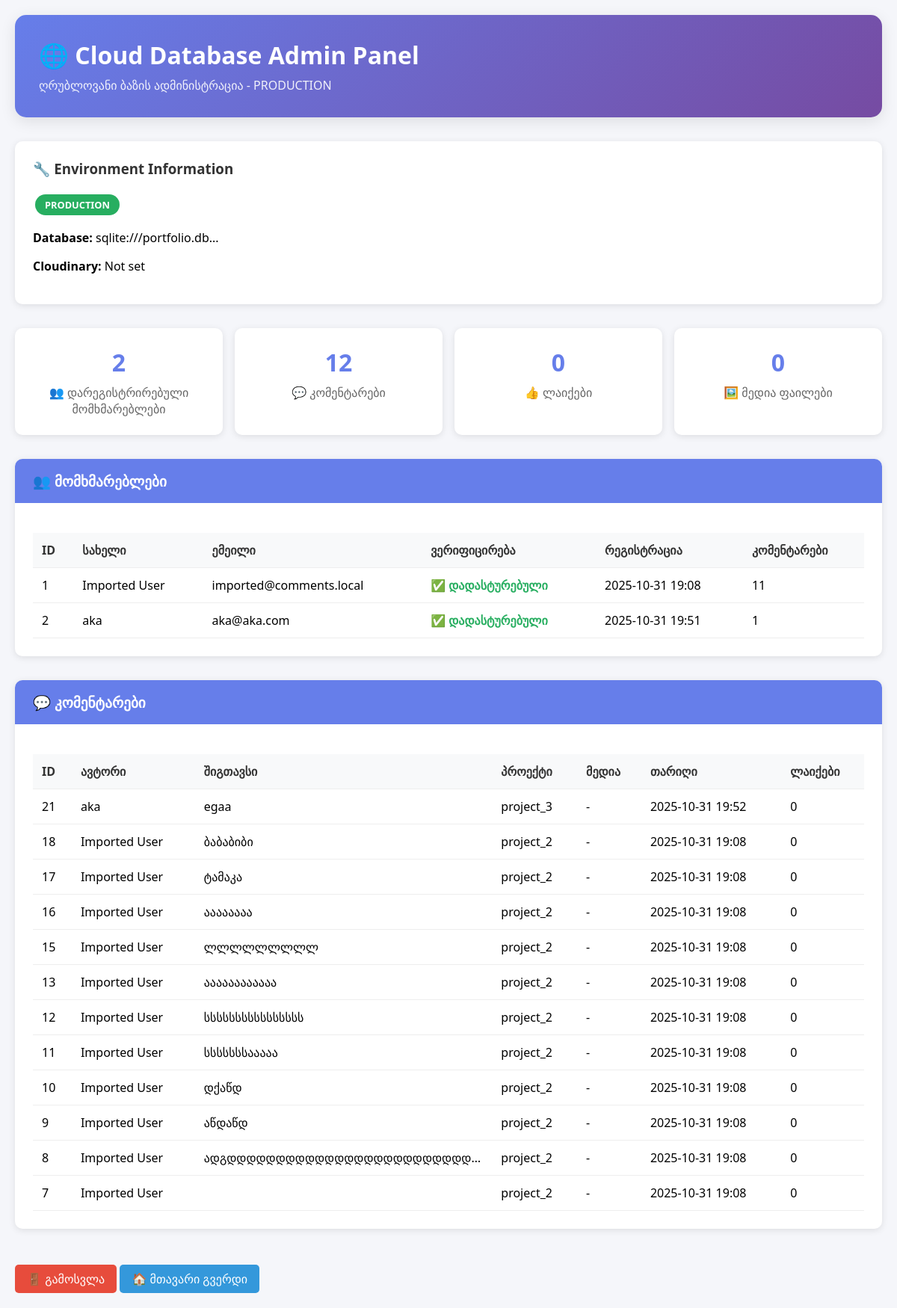
The page /cloud-admin (signed in) on the database as committed earlier.
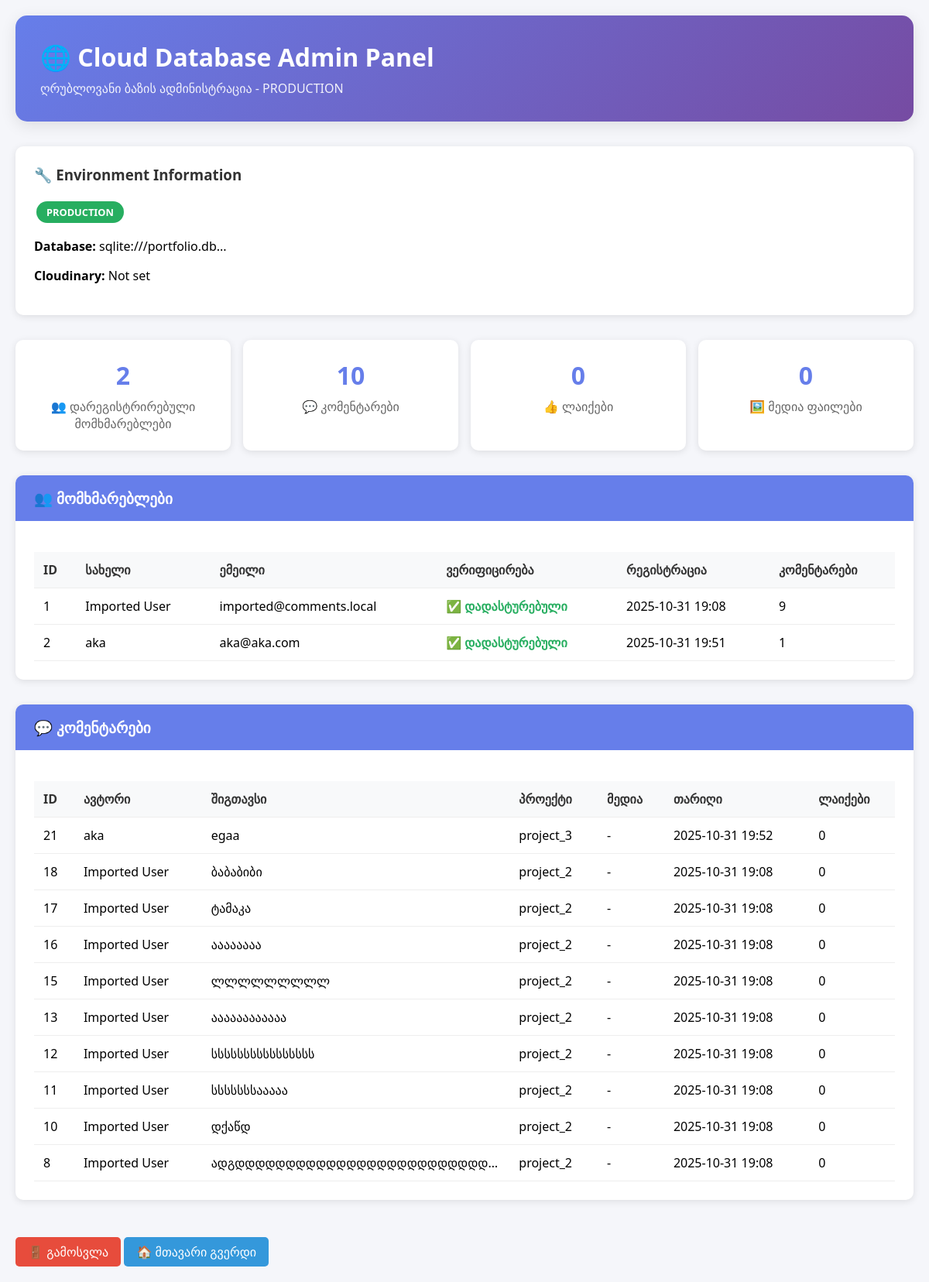
The same page on the database as committed later.
### models.py (models this page shows, shortened)
class User(UserMixin, db.Model):
    id = db.Column(db.Integer, primary_key=True)
    name = db.Column(db.String(50), nullable=False)
    email = db.Column(db.String(120), unique=True, nullable=False)
    password_hash = db.Column(db.String(128), nullable=False)
    email_verified = db.Column(db.Boolean, default=False, nullable=False)
    verification_token = db.Column(db.String(100), nullable=True)
    reset_token = db.Column(db.String(100), nullable=True)
    reset_token_expires = db.Column(db.DateTime, nullable=True)
    created_at = db.Column(db.DateTime, default=datetime.utcnow)
    is_active = db.Column(db.Boolean, default=True)
    comments = db.relationship('Comment', backref='author', lazy=True)

class Comment(db.Model):
    id = db.Column(db.Integer, primary_key=True)
    content = db.Column(db.Text, nullable=False)
    project_id = db.Column(db.String(50), nullable=False)
    user_id = db.Column(db.Integer, db.ForeignKey('user.id'), nullable=False)  # Required for registered users only
    parent_id = db.Column(db.Integer, db.ForeignKey('comment.id'), nullable=True)
    media_urls = db.Column(db.Text, nullable=True)  # JSON array of Cloudinary URLs
    created_at = db.Column(db.DateTime, default=datetime.utcnow)
    replies = db.relationship('Comment', backref=db.backref('parent', remote_side=[id]), lazy=True)
    likes = db.relationship('Like', backref='comment', lazy=True, cascade='all, delete-orphan')
    def get_like_count(self):
        return len(self.likes)

### app.py (the view, shortened to what this page needs)
@app.route('/cloud-admin', methods=['GET', 'POST'])
def cloud_admin():
    if not session.get('cloud_admin'):
        return render_template('cloud_admin_login.html')
    try:
        users = User.query.all()
        comments = Comment.query.order_by(Comment.created_at.desc()).all()
        likes = Like.query.all()
        env_info = {
            'database_url': os.environ.get('DATABASE_URL', 'Local SQLite'),
            'cloudinary_cloud': os.environ.get('CLOUDINARY_CLOUD_NAME', 'Not set'),
            'environment': 'PRODUCTION' if os.environ.get('DATABASE_URL') else 'DEVELOPMENT'
        }
        return render_template('cloud_admin_panel.html',
                             users=users,
                             comments=comments,
                             likes=likes,
                             env_info=env_info)
    except Exception as e:
        flash(f'Database error: {e}', 'error')
        return render_template('cloud_admin_login.html')

### templates/cloud_admin_panel.html (shortened to what this page needs)
<!DOCTYPE html>
<html lang="ka">
<head>
</head>
<body>
    <div class="container">
        <div class="header">
            <h1>🌐 Cloud Database Admin Panel</h1>
            <p>ღრუბლოვანი ბაზის ადმინისტრაცია - {{ env_info.environment }}</p>
        </div>
        <div class="env-info">
            <h3>🔧 Environment Information</h3>
            <div>
                <span class="env-badge {% if env_info.environment == 'PRODUCTION' %}env-production{% else %}env-development{% endif %}">
                    {{ env_info.environment }}
                </span>
            </div>
            <p><strong>Database:</strong> {{ env_info.database_url[:50] }}...</p>
            <p><strong>Cloudinary:</strong> {{ env_info.cloudinary_cloud }}</p>
        </div>
        <div class="stats">
            <div class="stat-card">
                <div class="stat-number">{{ users|length }}</div>
                <div class="stat-label">👥 დარეგისტრირებული მომხმარებლები</div>
            </div>
            <div class="stat-card">
                <div class="stat-number">{{ comments|length }}</div>
                <div class="stat-label">💬 კომენტარები</div>
            </div>
            <div class="stat-card">
                <div class="stat-number">{{ likes|length }}</div>
                <div class="stat-label">👍 ლაიქები</div>
            </div>
            <div class="stat-card">
                <div class="stat-number">{{ comments|selectattr('media_url')|list|length }}</div>
                <div class="stat-label">🖼️ მედია ფაილები</div>
            </div>
        </div>
        <div class="section">
            <div class="section-header">👥 მომხმარებლები</div>
            <div class="section-content">
                {% if users %}
                <table class="data-table">
                    <thead>
                        <tr>
                            <th>ID</th>
                            <th>სახელი</th>
                            <th>ემეილი</th>
                            <th>ვერიფიცირება</th>
                            <th>რეგისტრაცია</th>
                            <th>კომენტარები</th>
                        </tr>
                    </thead>
                    <tbody>
                        {% for user in users %}
                        <tr>
                            <td>{{ user.id }}</td>
                            <td>{{ user.name }}</td>
                            <td>{{ user.email }}</td>
                            <td>
                                {% if user.email_verified %}
                                    <span class="user-verified">✅ დადასტურებული</span>
                                {% else %}
                                    <span class="user-unverified">⏳ მოლოდინში</span>
                                {% endif %}
                            </td>
                            <td>{{ user.created_at.strftime('%Y-%m-%d %H:%M') if user.created_at else 'N/A' }}</td>
                            <td>{{ user.comments|length }}</td>
                        </tr>
                        {% endfor %}
                    </tbody>
                </table>
                {% else %}
                <p>მომხმარებლები ჯერ არ არის დარეგისტრირებული.</p>
                {% endif %}
            </div>
        </div>
        <div class="section">
            <div class="section-header">💬 კომენტარები</div>
            <div class="section-content">
                {% if comments %}
                <table class="data-table">
                    <thead>
                        <tr>
                            <th>ID</th>
                            <th>ავტორი</th>
                            <th>შიგთავსი</th>
                            <th>პროექტი</th>
                            <th>მედია</th>
                            <th>თარიღი</th>
                            <th>ლაიქები</th>
                        </tr>
                    </thead>
                    <tbody>
                        {% for comment in comments %}
                        <tr>
                            <td>{{ comment.id }}</td>
                            <td>{{ comment.author.name if comment.author else 'ანონიმური' }}</td>
                            <td class="comment-content">{{ comment.content[:100] }}{% if comment.content|length > 100 %}...{% endif %}</td>
                            <td>{{ comment.project_id }}</td>
                            <td>
                                {% if comment.media_url %}
                                    <a href="{{ comment.media_url }}" target="_blank" class="media-link">📷 სურათი</a>
                                {% else %}
                                    -
                                {% endif %}
                            </td>
                            <td>{{ comment.created_at.strftime('%Y-%m-%d %H:%M') if comment.created_at else 'N/A' }}</td>
                            <td>{{ comment.get_like_count() }}</td>
                        </tr>
                        {% endfor %}
                    </tbody>
                </table>
                {% else %}
                <p>კომენტარები ჯერ არ არის.</p>
                {% endif %}
            </div>
        </div>
        <a href="{{ url_for('cloud_admin_logout') }}" class="logout-btn">🚪 გამოსვლა</a>
        <a href="{{ url_for('index') }}" class="logout-btn" style="background: #3498db;">🏠 მთავარი გვერდი</a>
    </div>
</body>
</html>

### templates/cloud_admin_panel.html (style rules this page uses)
body { font-family: 'Segoe UI', Tahoma, Geneva, Verdana, sans-serif; background: #f5f6fa; margin: 0; padding: 20px; }
.container { max-width: 1200px; margin: 0 auto; }
.header { background: linear-gradient(135deg, #667eea 0%, #764ba2 100%); color: white; padding: 2rem; border-radius: 15px; margin-bottom: 2rem; box-shadow: 0 5px 20px rgba(0,0,0,0.1); }
.header h1 { margin: 0; font-size: 2rem; }
.header p { margin: 0.5rem 0 0 0; opacity: 0.9; }
.env-info { background: white; padding: 1.5rem; border-radius: 10px; margin-bottom: 2rem; box-shadow: 0 2px 10px rgba(0,0,0,0.1); }
.env-info h3 { margin-top: 0; color: #333; }
.env-badge { display: inline-block; padding: 0.3rem 0.8rem; border-radius: 20px; font-size: 0.8rem; font-weight: bold; margin: 0.2rem; }
.env-production { background: #27ae60; color: white; }
.stats { display: grid; grid-template-columns: repeat(auto-fit, minmax(200px, 1fr)); gap: 1rem; margin-bottom: 2rem; }
.stat-card { background: white; padding: 1.5rem; border-radius: 10px; text-align: center; box-shadow: 0 2px 10px rgba(0,0,0,0.1); }
.stat-number { font-size: 2rem; font-weight: bold; color: #667eea; }
.stat-label { color: #666; margin-top: 0.5rem; }
.section { background: white; margin-bottom: 2rem; border-radius: 10px; overflow: hidden; box-shadow: 0 2px 10px rgba(0,0,0,0.1); }
.section-header { background: #667eea; color: white; padding: 1rem 1.5rem; font-size: 1.2rem; font-weight: bold; }
.section-content { padding: 1.5rem; }
.data-table { width: 100%; border-collapse: collapse; margin-top: 1rem; }
.data-table th, .data-table td { padding: 0.75rem; text-align: left; border-bottom: 1px solid #eee; }
.data-table th { background: #f8f9fa; font-weight: 600; color: #333; }
.user-verified { color: #27ae60; font-weight: bold; }
.comment-content { max-width: 300px; overflow: hidden; text-overflow: ellipsis; white-space: nowrap; }
.logout-btn { background: #e74c3c; color: white; padding: 0.5rem 1rem; border: none; border-radius: 5px; cursor: pointer; text-decoration: none; display: inline-block; margin-top: 1rem; }

Rows that differ between the two databases and show on the page:
removed Comment: id "9", author "Imported User", content "აწდაწდ", project_id "project_2", created_at "2025-10-31 19:08", get_like_count "0"
removed Comment: id "7", author "Imported User", project_id "project_2", created_at "2025-10-31 19:08", get_like_count "0"
computed for User "Imported User": comments|length "11" → "9"
Other text that changed with them:
{{ comments|length }}: "12" → "10"
